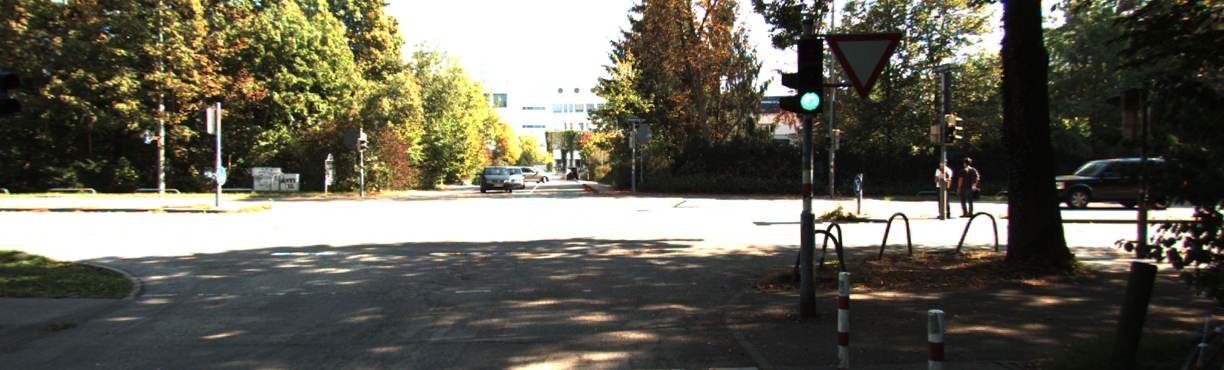
#> input picture Problem01/0000000000.png, 1224 x 370 px; its folder holds only this picture in this run
$ python problem01.py
#> lines starting #> are read from the running program, lines starting #| are printed output that depends on the picture
import os
import cv2
import numpy as np


def histEq(image):

    # converting the image to YUV format
    img_yuv = cv2.cvtColor(image, cv2.COLOR_BGR2YUV)

    # separating the Y channel (Brightness channel)
    img_y = img_yuv[:, :, 0]

    flat_ch = img_y.flatten()

    bins = range(257)

    # categoring the intensites into 0-255
    values, bins = np.histogram(flat_ch, bins)

    # Dividing by the number of pixels
    normalized_inten = values/(len(flat_ch))

    cum_sum = np.cumsum(normalized_inten)

    # calculating the cdf for the values
    cdf = np.floor(cum_sum*255)

    # constructing the cdf image by matching the intensity from original image
    final_img = np.array([cdf[pixel] for pixel in flat_ch], dtype=np.uint8)

    img_y = final_img.reshape(img_y.shape)

    img_yuv[:, :, 0] = img_y

    # convering back to BGR format
    img_final = cv2.cvtColor(img_yuv, cv2.COLOR_YUV2BGR)

    return img_final


def adaptiveHist(img):

    for i in range(0, img.shape[0], int(img.shape[0]/8)):
        for j in range(0, img.shape[1], int(img.shape[1]/8)):
            img[i:i+int(img.shape[0]/8), j:j+int(img.shape[1]/8)
                ] = histEq(img[i:i+int(img.shape[0]/8), j:j+int(img.shape[1]/8)])

    return img


if __name__ == '__main__':

    path = '.'
    dir_list = os.listdir(path)

    for item in dir_list:
        if not(item.endswith(".png")):
            dir_list.remove(item)
    flag = 1
    dir_list.sort()

    print("press q to end the videos.")

    fourcc = cv2.VideoWriter_fourcc('m','p','4', 'v')
    out1 = cv2.VideoWriter("Histogram_Eq.mp4", fourcc, 5, (1224, 370))
    out2 = cv2.VideoWriter("Adaptive_hist_eq.mp4", fourcc, 5, (1224, 370))

    # while flag:

    for img in dir_list:
        image = cv2.imread(img)
#> image is the input picture: shape (370, 1224, 3); mean B, G, R 83.7, 96.9, 98.8

        cv2.imshow("Input", image)

        Hist_EQ = histEq(image)
#> in histEq, `img_yuv = cv2.cvtColor(image, cv2.COLOR_BGR2YUV)`: img_yuv: shape (370, 1224, 3); mean of channels 0, 1, 2 95.9, 122, 130.5
#> in histEq, `img_y = img_yuv[:, :, 0]`:
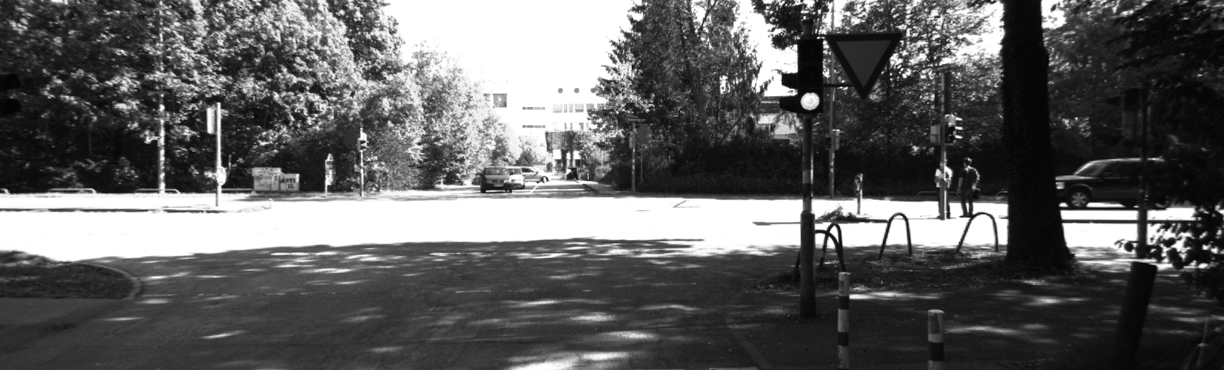
#> img_y: shape (370, 1224); min 3, max 255, mean 95.9
#> in histEq, `values, bins = np.histogram(flat_ch, bins)`: values = 256 values, max 62369 at index 255, min 0 at index 0, mean 1769.1; bins = 257 values from 0 to 256
#> in histEq, `normalized_inten = values/(len(flat_ch))`: normalized_inten = 256 values, max 0.138 at index 255, min 0 at index 0, mean 0.00391
#> in histEq, `cum_sum = np.cumsum(normalized_inten)`: cum_sum = 256 values from 0 to 1
#> in histEq, `cdf = np.floor(cum_sum*255)`: cdf = 256 values from 0 to 255
#> in histEq, `img_y = final_img.reshape(img_y.shape)`:
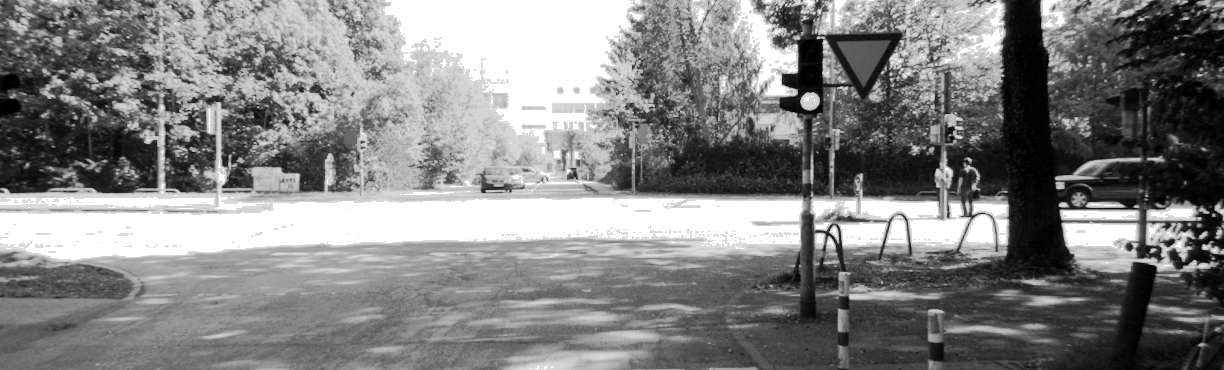
#> img_y: shape (370, 1224); min 0, max 255, mean 130.3
#> in histEq, `img_yuv[:, :, 0] = img_y`: img_yuv: shape (370, 1224, 3); mean of channels 0, 1, 2 130.3, 122, 130.5
#> in histEq, `img_final = cv2.cvtColor(img_yuv, cv2.COLOR_YUV2BGR)`:
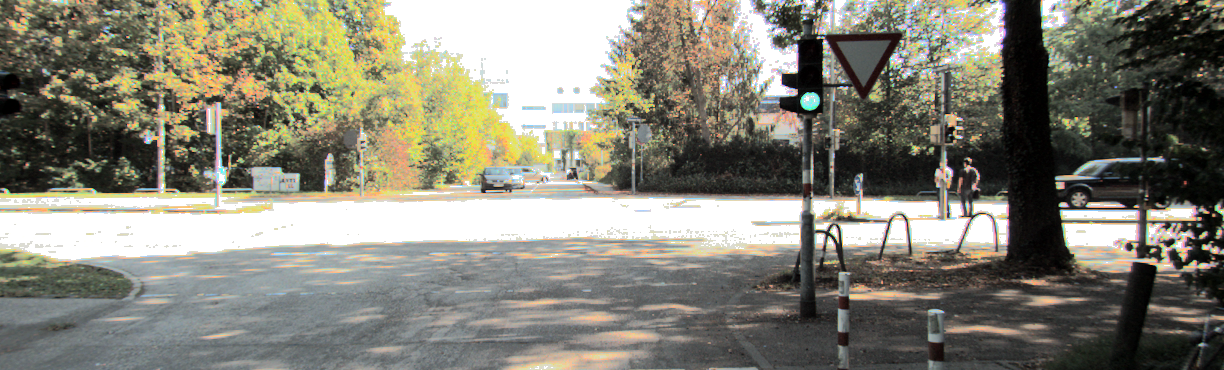
#> img_final: shape (370, 1224, 3); mean B, G, R 118.1, 131.2, 132.9

        Adap_hist = adaptiveHist(image)
#> the loop in adaptiveHist, `for i in range(0, img.shape[0], int(img.shape[0]/8)):` made 9 passes
#> pass 1, in histEq (call 2), `img_y = img_yuv[:, :, 0]`:
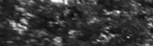
#> img_y: shape (46, 153); min 13, max 255, mean 57.1
#> pass 1, in histEq (call 2), `img_y = final_img.reshape(img_y.shape)`:
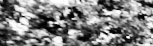
#> img_y: shape (46, 153); min 0, max 255, mean 128.8
#> pass 1, in histEq (call 2), `img_final = cv2.cvtColor(img_yuv, cv2.COLOR_YUV2BGR)`:
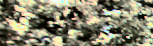
#> img_final: shape (46, 153, 3); mean B, G, R 107.5, 129.9, 132.2
#> after the loop in adaptiveHist, `for i in range(0, img.shape[0], int(img.shape[0]/8)):`:
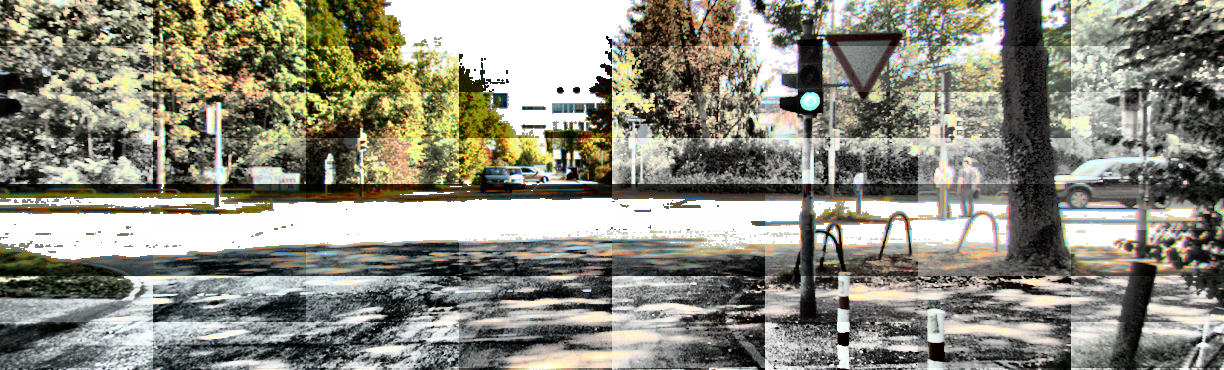
#> img: shape (370, 1224, 3); mean B, G, R 126.7, 139.4, 140.7

        cv2.imshow("Histogram Equalization", Hist_EQ)

        cv2.imshow("Adaptive Histogram Equalization", Adap_hist)

        out1.write(Hist_EQ)
        out2.write(Adap_hist)

        if cv2.waitKey(1) & 0xFF == ord('q'):
#> (key q is pressed here)
            flag = 0
            break

    out1.release()
    out2.release()
    cv2.destroyAllWindows()
